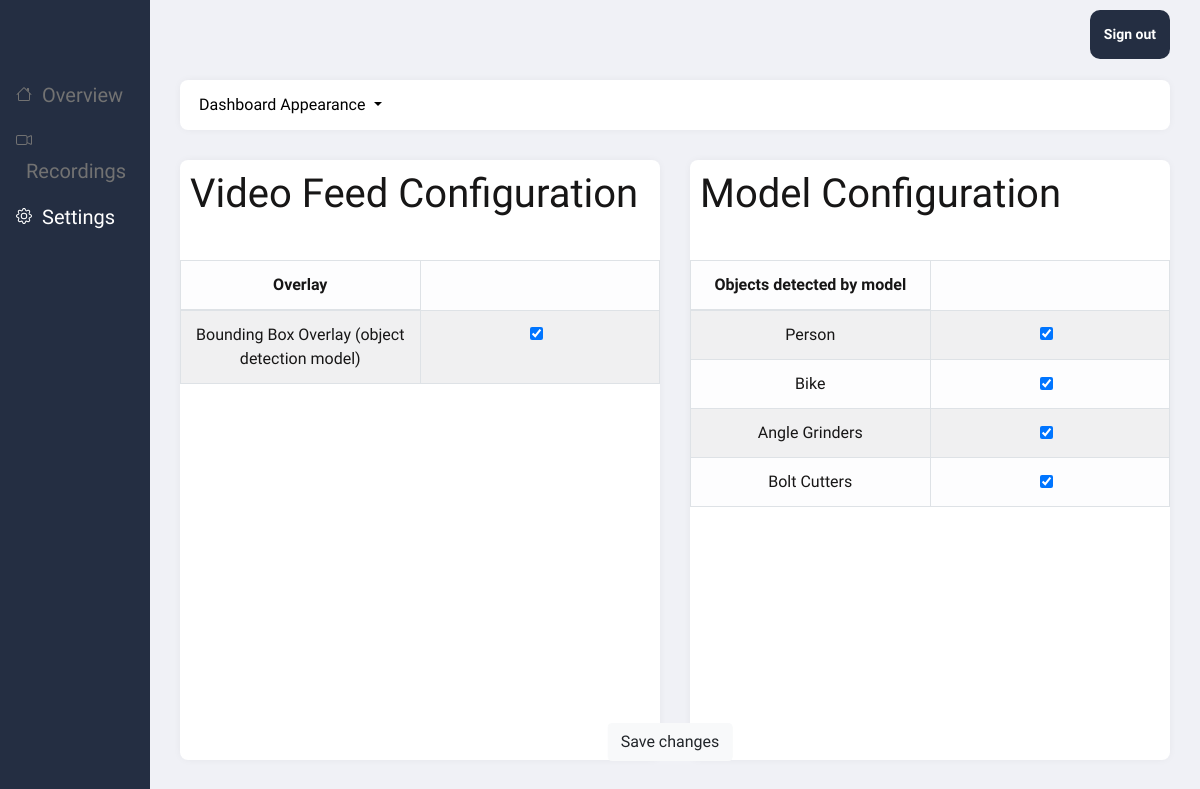
Page /pages/dashboard/settings/ (signed in) on the earlier database version.
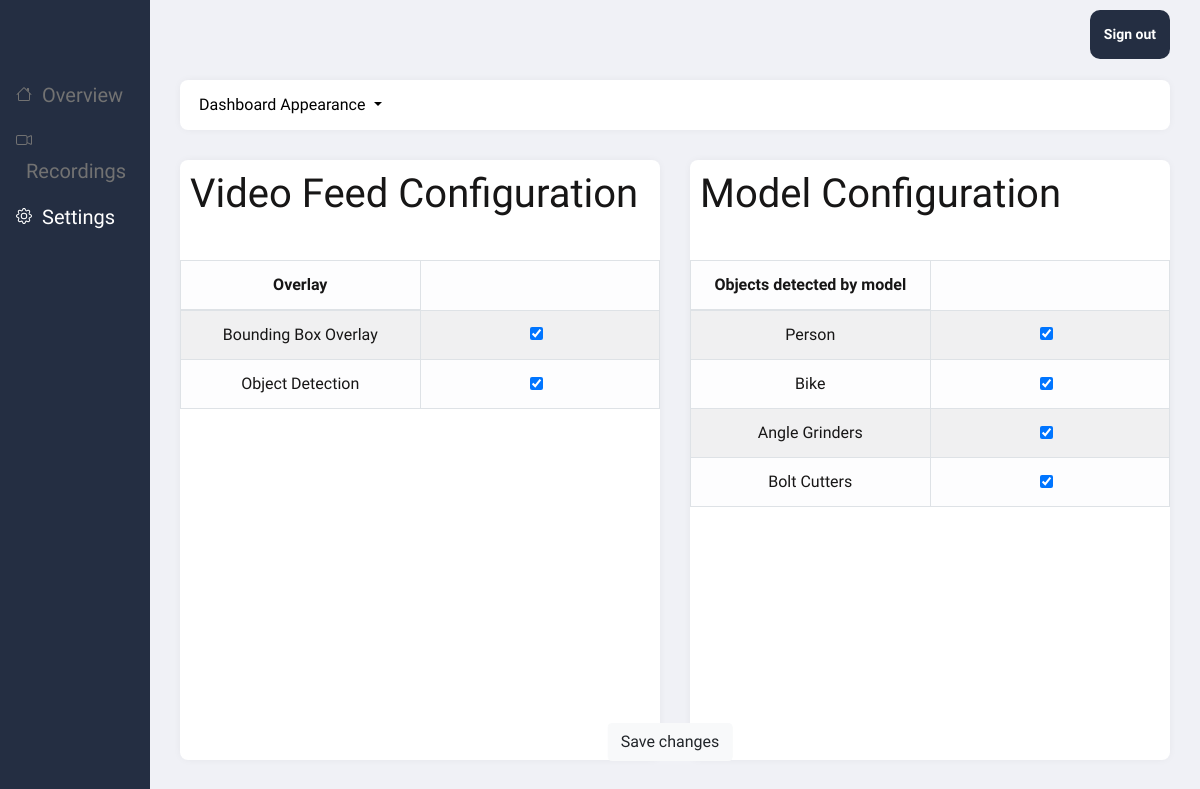
Same page on the later database version.
### pages/models.py (models this page shows)
class DashboardVideoSettings(models.Model):
    name_id = models.CharField(max_length=100, blank=False, default='', unique=True)
    setting = models.CharField(max_length=100, blank=False, default='', unique=True)
    switch = models.BooleanField('switch', default=True)
    def __str__(self):
        return self.name_id

class DashboardModelSettings(models.Model):
    name_id = models.CharField(max_length=100, blank=False, default='', unique=True)
    setting = models.CharField(max_length=100, blank=False, default='', unique=True)
    switch = models.BooleanField('switch', default=True)
    def __str__(self):
        return self.name_id

### pages/views.py (the view, shortened to what this page needs)
@login_required
def dashboard_settings_view(request):
    detection.turn_off_detection()
    global model_settings
    if request.user.is_authenticated:
        video_settings = DashboardVideoSettings.objects.all()
        model_setting = DashboardModelSettings.objects.all()
        theme = Appearance.objects.get(appearance="theme")
        return render(
            request,
            "pages/settings.html",
            {"video_settings": video_settings,
                "model_settings": model_setting, "theme": theme.theme},
        )
    else:
        return redirect("/")

### pages/detection.py (called while the page is built)
def turn_off_detection():
    global runActionDetection
    runActionDetection = False

### templates/pages/settings.html (shortened to what this page needs)
{% load static %}
<!DOCTYPE html>
<head>
    <link rel="stylesheet" type="text/css" href="{% static 'css/dashboard.css' %}">
    <link rel="stylesheet" href="https://cdn.jsdelivr.net/npm/bootstrap@4.0.0/dist/css/bootstrap.min.css">
</head>
<header>
    <a href="/accounts/logout" class="button">Sign out</a>
</header>
<div class="dash-sidenav">
    <div class="dash-sidenav-content">
        <a href="../"></i><span>Overview</span></a>
        <a href="../recordings"></i><span>Recordings</span></a>
        <a style="color:white;"></i><span>Settings</span></a>
    </div>
</div>
<form action="" method="post">
    <section class="{% if theme %} page-content {% else %} page-content-dark {% endif %}">
        <section class="grid">
            <article>
                <div class="dropdown">
                    <button class="btn dropdown-toggle {% if not theme %} dropdown-dark {% endif %}" type="button" id="dropdownMenuButton" data-toggle="dropdown"
                        aria-haspopup="true" aria-expanded="false" style="margin: 6px; {% if not theme %} color:white;{% endif %}">
                        Dashboard Appearance
                    </button>
                </div>
            </article>
            <article>
                <h1>Video Feed Configuration</h1>
                <div class="settings-tables">
                    <table class="table {% if theme %} table-light {% else %} table-dark {% endif %} table-striped table-bordered">
                        <thead>
                            <tr>
                                <th scope="col" style="width: 50%;">Overlay</th>
                            </tr>
                        </thead>
                        <tbody>
                            {% for setting in video_settings%}
                                <tr>
                                    <td>{{setting}}</td>
                                    <td>
                                        {% if setting.switch %}
                                        <div class="form-check">
                                            <input class="form-check-input" type="checkbox" checked="checked" value="{{setting}}" name="dashboard_video_settings">
                                        </div>
                                        {% else %}
                                        <div class="form-check">
                                            <input class="form-check-input" type="checkbox" value="{{setting}}" name="dashboard_video_settings">
                                        </div>
                                        {% endif %}
                                </tr>
                            {% endfor %}
                        </tbody>
                    </table>
                </div>
            </article>
            <article>
                <h1>Model Configuration</h1>
                <div class="settings-tables">
                    <table class="table {% if theme %} table-light {% else %} table-dark {% endif %} table-striped table-bordered">
                        <thead>
                            <tr>
                                <th scope="col" style="width: 50%;">Objects detected by model</th>
                            </tr>
                        </thead>
                        <tbody>
                            {% for setting in model_settings%}
                                <tr>
                                    <td>{{setting}}</td>
                                    <td>
                                        {% if setting.switch %}
                                        <div class="form-check">
                                            <input class="form-check-input" type="checkbox" checked="checked" value="{{setting}}" name="dashboard_model_settings">
                                        </div>
                                        {% else %}
                                        <div class="form-check">
                                            <input class="form-check-input" type="checkbox" value="{{setting}}" name="dashboard_model_settings">
                                        </div>
                                        {% endif %}
                                </tr>
                            {% endfor %}
                        </tbody>
                    </table>
                </div>
            </article>
        </section>
    </section>
    <button type="submit" class="btn btn-light" style="position:fixed; left: calc(50% + 70px); bottom: 20px; transform: translate(-50%, -50%); margin: 0 auto;">Save changes</button>
</form>

### static/css/dashboard.css (style rules this page uses)
* { font-family: 'Source Sans Pro', sans-serif; }
h1, h3 { color: var(--container-background-color); }
button { background-color: white; }
.dash-sidenav { width: var(--side-nav-size); height: 100%; position: fixed; top: 0; left: 0; background-color: var(--container-background-color); overflow-x: hidden; padding-top: 70px; }
.dash-sidenav-content { text-align: left; }
.dash-sidenav a { padding: 10px 10px 6px 16px; text-decoration: none; font-size: 20px; color: #727272; display: block; }
.dash-sidenav a span { padding-left: 10px; }
header { margin-left: var(--side-nav-size); position: absolute; top:0; right: 0; width: 100%; height: 50px; z-index: 1; }
header a { float: right; }
.button { background-color: #242e42; border: none; color: white; padding: 14px; text-align: center; text-decoration: none; display: inline-block; font-size: 14px; font-weight: 700; margin: 10px 4px; border-radius: 10px; margin-right: 30px; }
.page-content { position: relative; left: var(--side-nav-size); width: calc(100% - var(--side-nav-size)); min-height: 100vh; padding: 30px; color: var(--page-content-txtColor); background: var(--page-content-bgColor); }
.page-content .grid { display: grid; grid-template-columns: repeat(2, 1fr); grid-gap: 30px; }
.page-content .grid > article { display: flex; height: 600px; background: var(--page-content-blockColor); border-radius: 8px; box-shadow: var(--page-content-boxShadow); }
.page-content .grid > article h1 { margin: 10px; display: inline-block; position: absolute; }
.page-content .grid > article:first-child { grid-column: span 2; margin-top: 50px; height: 50px; }
.settings-tables { padding: 0; width: 100%; height: 500px; text-align: center; margin-top: 100px; }

Differences in the rows shown:
changed DashboardVideoSettings: name "Bounding Box Overlay (object detection model)" → "Bounding Box Overlay"
added DashboardVideoSettings: name "Object Detection"
